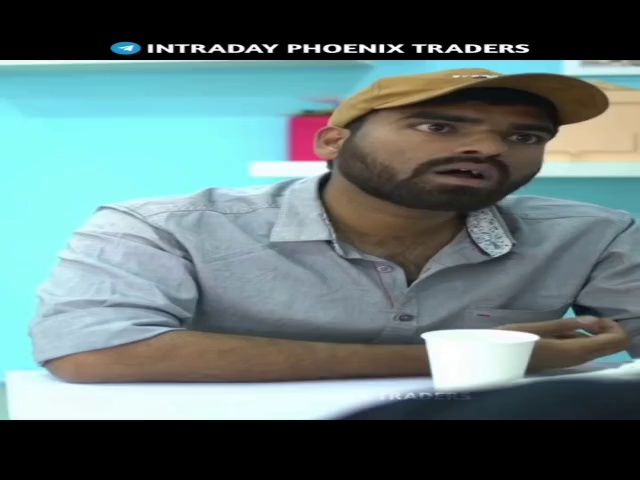
#> input picture OIP 3.jpeg, 640 x 480 px
$ python CccolourChange.py
#> lines starting #> are read from the running program, lines starting #| are printed output that depends on the picture
import cv2
import numpy as np

# Load the image
image = cv2.imread('OIP 3.jpeg')
#> image is the input picture: shape (480, 640, 3); mean B, G, R 119, 118.8, 98.1

# Function to apply filters using ColorMaps in OpenCV
def apply_colormap(image, colormap):
#> called with colormap = 2
    return cv2.applyColorMap(image, colormap)
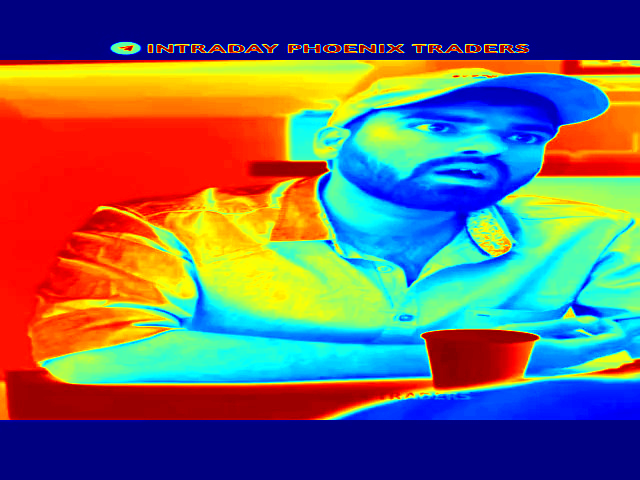
#> returned value: shape (480, 640, 3); mean of channels 0, 1, 2 107.8, 105.4, 110.3; drawn as B, G, R

# Function to zoom the image
def zoom(image, zoom_factor):
#> called with zoom_factor = 1.5
    height, width = image.shape[:2]
#> height = 480; width = 640
    centerX, centerY = width // 2, height // 2
#> centerX = 320; centerY = 240
    radiusX, radiusY = int(width // (2 * zoom_factor)), int(height // (2 * zoom_factor))
#> radiusX = 213; radiusY = 160

    minX, maxX = centerX - radiusX, centerX + radiusX
#> minX = 107; maxX = 533
    minY, maxY = centerY - radiusY, centerY + radiusY
#> minY = 80; maxY = 400

    cropped = image[minY:maxY, minX:maxX]
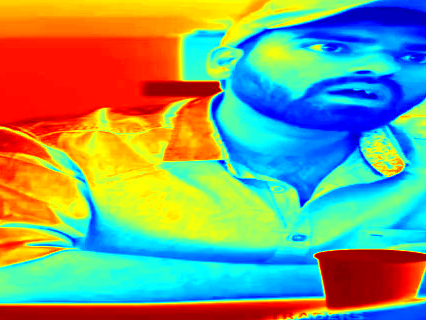
#> cropped: shape (320, 426, 3); mean B, G, R 119.6, 158, 128.3
    return cv2.resize(cropped, (width, height))

# Function to rotate the image
def rotate(image, angle):
#> called with angle = 45
    height, width = image.shape[:2]
#> height = 480; width = 640
    center = (width // 2, height // 2)
#> center = (320, 240)
    rotation_matrix = cv2.getRotationMatrix2D(center, angle, 1)
    return cv2.warpAffine(image, rotation_matrix, (width, height))
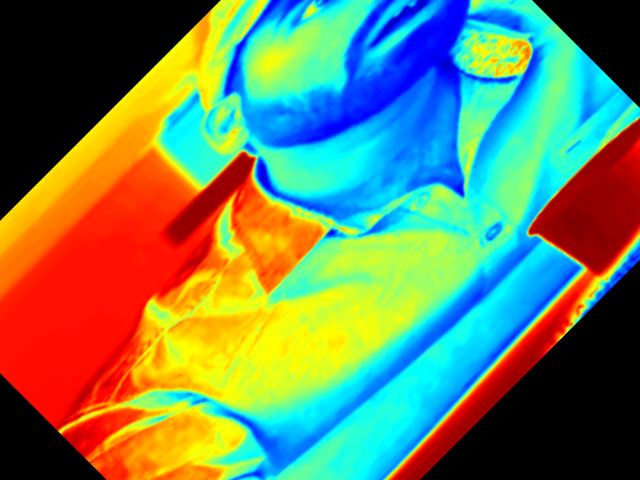
#> returned value: shape (480, 640, 3); mean of channels 0, 1, 2 92.5, 130.7, 107.5; drawn as B, G, R

# Function to blur the image
def blur(image, ksize):
#> called with ksize = 5
    return cv2.GaussianBlur(image, (ksize, ksize), 0)

# Function to apply sketch effect (edge detection)
def sketch_effect(image):
    gray = cv2.cvtColor(image, cv2.COLOR_BGR2GRAY)
    inverted_gray = cv2.bitwise_not(gray)
    blurred = cv2.GaussianBlur(inverted_gray, (21, 21), 0)
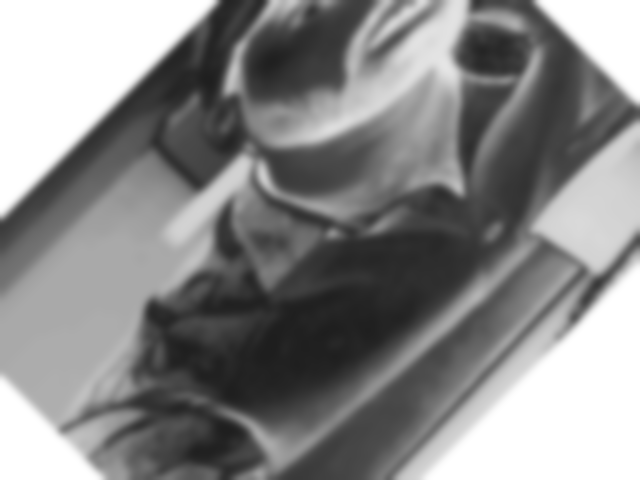
#> blurred: shape (480, 640); min 29, max 255, mean 135.6
    inverted_blurred = cv2.bitwise_not(blurred)
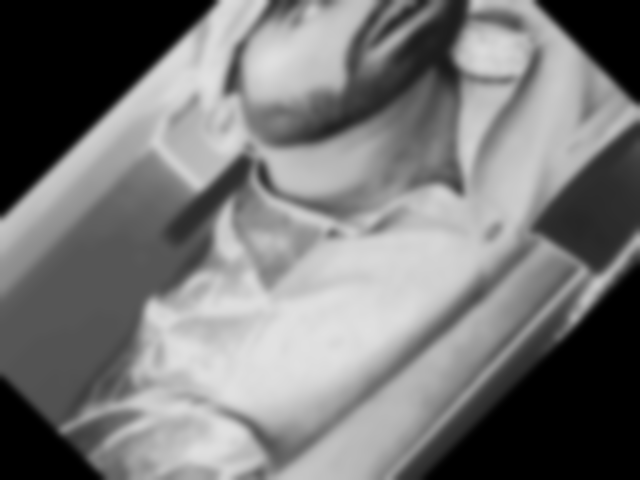
#> inverted_blurred: shape (480, 640); min 0, max 226, mean 119.4
    sketch = cv2.divide(gray, inverted_blurred, scale=256.0)
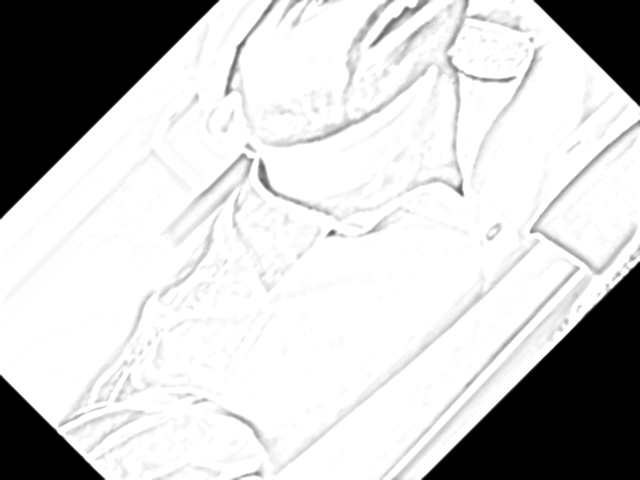
#> sketch: shape (480, 640); min 0, max 255, mean 200.8
    return cv2.cvtColor(sketch, cv2.COLOR_GRAY2BGR)

# Function to crop the image
def crop(image, startX, startY, endX, endY):
#> called with startX = 50, startY = 50, endX = 300, endY = 300
    return image[startY:endY, startX:endX]
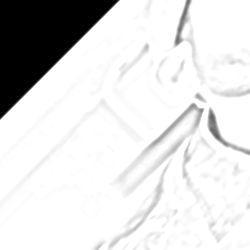
#> returned value: shape (250, 250, 3); min 0, max 255, mean 221.1

# Apply filter
filtered_image = apply_colormap(image, cv2.COLORMAP_JET)

# Zoom the image
zoomed_image = zoom(filtered_image, 1.5)

# Rotate the image
rotated_image = rotate(zoomed_image, 45)

# Blur the image
blurred_image = blur(rotated_image, 5)

# Apply sketch effect
sketched_image = sketch_effect(blurred_image)

# Crop the image
cropped_image = crop(sketched_image, 50, 50, 300, 300)

# Save the cropped image
cv2.imwrite('cropped_image.jpg', cropped_image)

# Display the final image
cv2.imshow('Cropped Image', cropped_image)
cv2.waitKey(0)
cv2.destroyAllWindows()

$ run again, with OIP 2.jpeg copied over OIP 3.jpeg
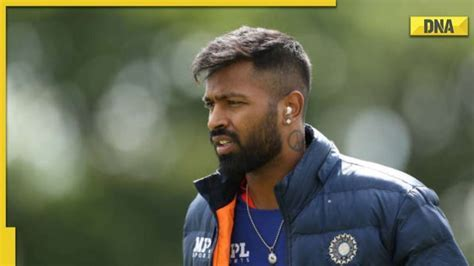
#> input picture OIP 2.jpeg, 474 x 266 px
#> image is the input picture: shape (266, 474, 3); mean B, G, R 82, 104.5, 99.6
#> in sketch_effect, `sketch = cv2.divide(gray, inverted_blurred, scale=256.0)`:
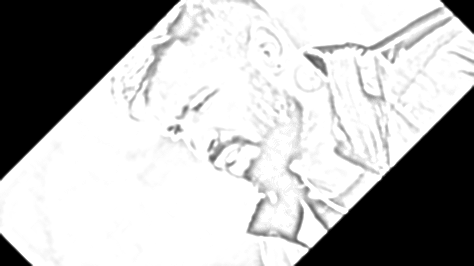
#> sketch: shape (266, 474); min 0, max 255, mean 180.1
#> in crop, `return image[startY:endY, startX:endX]`:
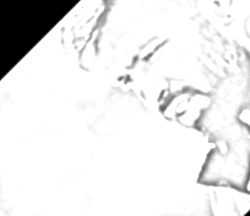
#> returned value: shape (216, 250, 3); min 0, max 255, mean 232.9

$ run again, with OIP.jpeg copied over OIP 3.jpeg
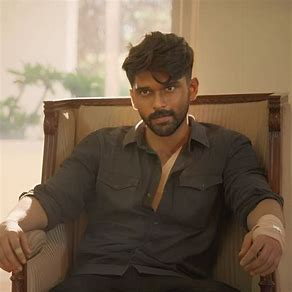
#> input picture OIP.jpeg, 292 x 292 px
#> image is the input picture: shape (292, 292, 3); mean B, G, R 82.4, 102.7, 121.8
#> in sketch_effect, `inverted_blurred = cv2.bitwise_not(blurred)`:
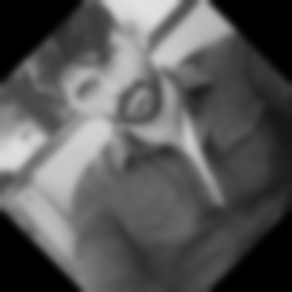
#> inverted_blurred: shape (292, 292); min 0, max 225, mean 87.9
#> in crop, `return image[startY:endY, startX:endX]`:
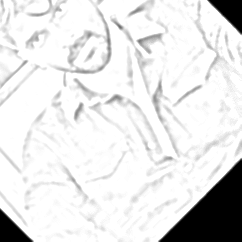
#> returned value: shape (242, 242, 3); min 0, max 255, mean 226.7
